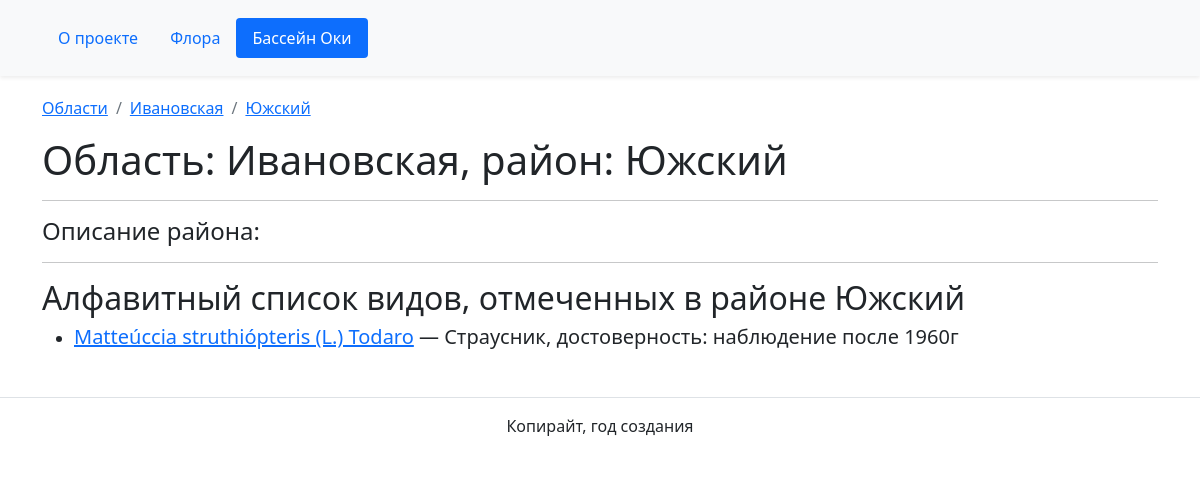
Page /oka_basin/Ивановская/Южский/ on the committed database.
### oka_basin/models.py (models this page shows, shortened)
class Region(models.Model):
    id = models.IntegerField(primary_key=True, verbose_name='Номер региона')
    name = models.CharField(max_length=30, unique=True, verbose_name='Название региона' )
    description = models.TextField(blank=True, default='', verbose_name='Описание')
    name_en = models.SlugField(blank=True, verbose_name='Название на английском')
    svg_path = models.TextField(blank=True, default='', verbose_name='Границы области, SVG path')

class District(models.Model):
    id = models.IntegerField(primary_key=True)
    region_id = models.ForeignKey(Region, verbose_name="region_name", on_delete=models.CASCADE)
    name = models.CharField(max_length=30, unique=True, )
    description = models.TextField(blank=True, default='')
    name_en = models.SlugField(blank=True, verbose_name='Name in English')
    svg_path = models.TextField(blank=True, default='', verbose_name='Границы района, SVG path')

### flora/models.py (models this page shows, shortened)
class Reliability(models.Model): #Reliability of Distribution in the district
    RELIABILITY_STATUS = [
        (0, "не отмечен"),
        (1, "наблюдение до 1961г"),
        (2, "наблюдение после 1960г"),
        ( 3, "гербарий до 1961г"),
        ( 4, "гербарий до 1961г и наблюдение после 1960г"),
        ( 5, "гербарий после 1960г"),
    ]
    species_id = models.ForeignKey(Species, verbose_name="species name", on_delete=models.CASCADE)
    district_id = models.ForeignKey(District, verbose_name="district name", on_delete=models.CASCADE,  default=1 )
    reliability = models.IntegerField(choices=RELIABILITY_STATUS, default=0)

class Species(models.Model):
    genus = models.ForeignKey(Genus, on_delete=models.CASCADE)
    index = models.IntegerField(verbose_name='Интекс по Маевскому', null=True, blank=True)
    name_short = models.CharField(max_length=30, unique=True, verbose_name="Название, краткое")
    name_full = models.CharField(max_length=60, null=True, blank=True ,unique=False, verbose_name="Название полное" )
    name_syn_lat = models.CharField(max_length=60, null=True, blank=True ,unique=False, verbose_name="Синоним, название научное" )
    name_ru = models.CharField(max_length=50, null=True, blank=True,unique=False, verbose_name="Название на русском")
    name_syn_ru = models.CharField(max_length=50, null=True, blank=True ,unique=False, verbose_name="Синоним, Название на русском" )
    description = models.TextField(null=True, blank=True, verbose_name="Описание")
    distribution = models.TextField(null=True, blank=True, verbose_name="Распространение")
    habitat = models.TextField(null=True, blank=True, verbose_name="Среда обитания")
    WORK_STATUS = [
        (0, "черновик"),
        (1, "в работе"),
        (2, "завершен"),
        ]
    work_status = models.IntegerField(choices=WORK_STATUS, default=0, verbose_name="Рабочий статус")
    file_reliability = models.FileField(null=True, blank=True,)
    class Meta:
        ordering = ["name_short"]

### oka_basin/views.py (the view)
# urls.py: path('<str:region>/<str:district>/', SpeciesDistrictListView.as_view(), name='species'),
class SpeciesDistrictListView(ListView):
    template_name = 'oka_basin/speciesindistrict.html'
    def get_queryset(self):
        self.region = get_object_or_404(Region, name=self.kwargs["region"])
        self.district = get_object_or_404(District, name=self.kwargs["district"])
        spec_list = Species.objects.filter(reliability__district_id__exact=self.district.id, reliability__reliability__gt=0).values_list("name_full", "reliability__district_id", "reliability__reliability")
        spec_list = Reliability.objects.select_related('species_id').filter(district_id__exact=self.district.id, reliability__gt=0)
        for s in spec_list:
            tt=55
            print(s)
        return spec_list
    def get_context_data(self, **kwargs):
        context = super().get_context_data(**kwargs)
        context["region"] = self.region
        context["district"] = self.district
        return context

### flora/models.py (called while the page is built)
    def __str__(self):
        return self.name

    def __str__(self):
        return self.name

### templates/oka_basin/speciesindistrict.html (shortened to what this page needs)
{% extends "base.html" %}
{% block content %}
<nav aria-label="breadcrumb">
    <ol class="breadcrumb">
      <li class="breadcrumb-item"><a href="{% url 'oka_basin:regions' %}">Области</a></li>
      <li class="breadcrumb-item"><a href="{% url 'oka_basin:districts' region.name %}">{{ region.name }}</a></li>
      <li class="breadcrumb-item"><a href="#">{{ district.name }}</a></li>
    </ol>
  </nav>
  <h1>Область: {{ region.name }}, район: {{ district.name }} </h1>
  <hr>
  <h4>Описание района:</h4>
  <hr>
  <h2>Алфавитный список видов, отмеченных в районе {{ district.name }} </h2>
  <ul>
    {% for reliability in reliability_list %}
      <li>
        <h5><a href="
          {% url 'flora:species_detail' reliability.species_id.genus.family reliability.species_id.genus reliability.species_id.name_short %}
          ">
        {{ reliability.species_id.name_full }}</a> &mdash;
        {{ reliability.species_id.name_ru }}, достоверность: {{ reliability.get_reliability_display }}</h5>
      </li>
    {% endfor %}
  </ul>
{% endblock %}

### rows in the picture
Region: name "Ивановская"
District: name "Южский"
Reliability: species_id.name_full "Matteúccia struthiópteris (L.) Todaro", species_id.name_ru "Стрaусник", reliability "наблюдение после 1960г"
